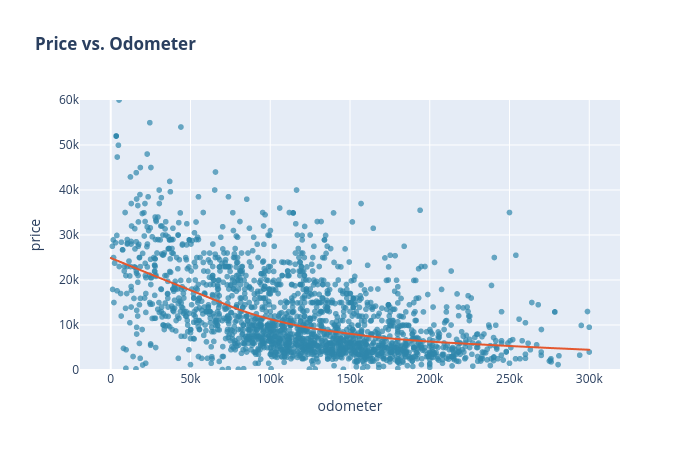

Notebook cell for this chart:
### Markdown cell above
### 3.2. Price x Odometer Dispersion

### Code cell
px.scatter(vehicles_df.sample(2000, random_state=32),
           x='odometer', 
           y='price',
           opacity=0.7, 
           trendline='lowess', 
           trendline_color_override='#E4572E',
           color_discrete_sequence=['#2E86AB'], 
           range_y=[0, 60000],
           title='<b>Price vs. Odometer</b>', 
           width=700, 
           height=450)

### Figure 1 — Plotly figure (JSON) as saved in the notebook; plotly's stock layout.template omitted (floating-point values rounded to 4 significant figures; data arrays with more than 128 entries replaced by an {"elided": "..."} marker saying what was removed)
{"data": [{"hovertemplate": "odometer=%{x}<br>price=%{y}<extra></extra>", "legendgroup": "", "marker": {"color": "#2E86AB", "opacity": 0.7, "symbol": "circle"}, "mode": "markers", "name": "", "showlegend": false, "type": "scattergl", "x": {"elided": "2000 int values"}, "xaxis": "x", "y": {"elided": "2000 int values"}, "yaxis": "y"}, {"hovertemplate": "<b>LOWESS trendline</b><br><br>odometer=%{x}<br>price=%{y} <b>(trend)</b><extra></extra>", "legendgroup": "", "line": {"color": "#E4572E"}, "marker": {"color": "#2E86AB", "symbol": "circle"}, "mode": "lines", "name": "", "showlegend": false, "type": "scattergl", "x": {"elided": "2000 int values"}, "xaxis": "x", "y": {"elided": "2000 float values"}, "yaxis": "y"}], "layout": {"height": 450, "legend": {"tracegroupgap": 0}, "title": {"text": "<b>Price vs. Odometer</b>"}, "width": 700, "xaxis": {"anchor": "y", "domain": [0, 1], "title": {"text": "odometer"}}, "yaxis": {"anchor": "x", "domain": [0, 1], "range": [0, 60000], "title": {"text": "price"}}}}
